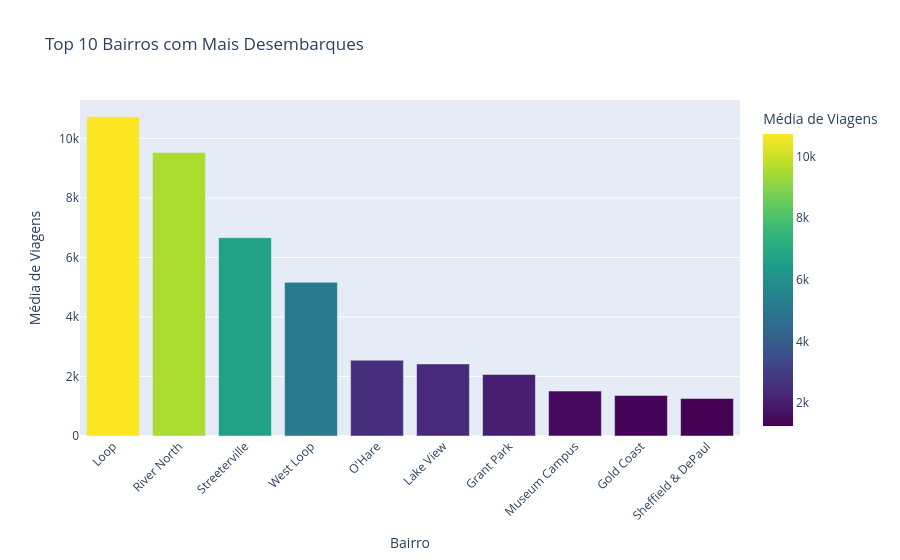

Notebook code cell kept with this figure:
### Markdown cell above
## 1.5. Plotagem de gráficos: Empresas de táxi e número de corridas, e top 10 bairros por número de corridas em que esse bairro é destino:

### Code cell
# top 10 bairros mais visitados
fig1 = px.bar(
    data_frame=top_10_locations, 
    x='dropoff_location_name', 
    y='average_trips',
    title='Top 10 Bairros com Mais Desembarques',
    labels={'dropoff_location_name': 'Bairro', 'average_trips': 'Média de Viagens'},
    color='average_trips', 
    color_continuous_scale='Viridis'
)

fig1.update_layout(xaxis_tickangle=-45)

fig1.show()

### Figure 1 — Plotly figure (JSON) as saved in the notebook; plotly's stock layout.template omitted (floating-point values rounded to 4 significant figures)
{"data": [{"hovertemplate": "Bairro=%{x}<br>Média de Viagens=%{marker.color}<extra></extra>", "legendgroup": "", "marker": {"color": [10730.0, 9524.0, 6665.0, 5164.0, 2547.0, 2421.0, 2069.0, 1510.0, 1364.0, 1260.0], "coloraxis": "coloraxis", "pattern": {"shape": ""}}, "name": "", "orientation": "v", "showlegend": false, "textposition": "auto", "type": "bar", "x": ["Loop", "River North", "Streeterville", "West Loop", "O'Hare", "Lake View", "Grant Park", "Museum Campus", "Gold Coast", "Sheffield & DePaul"], "xaxis": "x", "y": [10730.0, 9524.0, 6665.0, 5164.0, 2547.0, 2421.0, 2069.0, 1510.0, 1364.0, 1260.0], "yaxis": "y"}], "layout": {"barmode": "relative", "coloraxis": {"colorbar": {"title": {"text": "Média de Viagens"}}, "colorscale": [[0, "#440154"], [0.1111, "#482878"], [0.2222, "#3e4989"], [0.3333, "#31688e"], [0.4444, "#26828e"], [0.5556, "#1f9e89"], [0.6667, "#35b779"], [0.7778, "#6ece58"], [0.8889, "#b5de2b"], [1, "#fde725"]]}, "legend": {"tracegroupgap": 0}, "title": {"text": "Top 10 Bairros com Mais Desembarques"}, "xaxis": {"anchor": "y", "domain": [0, 1], "tickangle": -45, "title": {"text": "Bairro"}}, "yaxis": {"anchor": "x", "domain": [0, 1], "title": {"text": "Média de Viagens"}}}}
